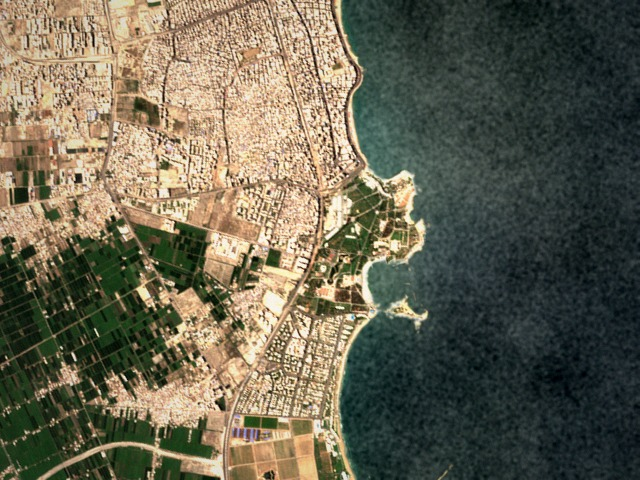
#> input picture corniche/frames/0000.jpg, 640 x 480 px
$ python -i features.py   (imports and definitions only)   (older library calls are emulated)
#> lines starting #> are read from the running program, lines starting #| are printed output that depends on the picture
#> further down, picture is the input picture: shape (480, 640, 3); mean B, G, R 81.3, 99.7, 103.3
"""Part 1: Harris corners (Q1.1), patch descriptors and matching (Q1.2).

You fill in the blocks marked TODO. Everything else already runs.
Check your work with:  python check.py 1.1   and   python check.py 1.2
"""
import numpy as np, cv2


# ===================================================================== Q1.1 Harris corners
def harris_response(img, sd=1.0, si=2.0, k=0.05):
    """Harris corner response of every pixel.

    Args:
        img: (H, W) image.
        sd: sigma of the derivative-of-Gaussian filters.
        si: sigma of the Gaussian window that sums Ix^2, Iy^2 and IxIy.
        k: the Harris constant, between 0.04 and 0.06.

    Returns:
        (H, W) float32 array R = det(M) - k * trace(M)^2.
    """
#> called with sd = 1, si = 2, k = 0.05
    img = img.astype(np.float32)
    # ---------------------------------------------------------------- TODO 1.1a ----
    # 1. Ix, Iy: blur with a Gaussian of sigma sd, then differentiate (cv2.GaussianBlur, cv2.Sobel).
    # 2. The entries of M: Ix*Ix, Iy*Iy and Ix*Iy, each blurred with a Gaussian of sigma si.
    # 3. R = det(M) - k * trace(M)^2, for every pixel at once.
    b = cv2.GaussianBlur(img, (0, 0), sd)                    # blur first, then differentiate
    Ix = cv2.Sobel(b, cv2.CV_32F, 1, 0, ksize=3)             # d/dx
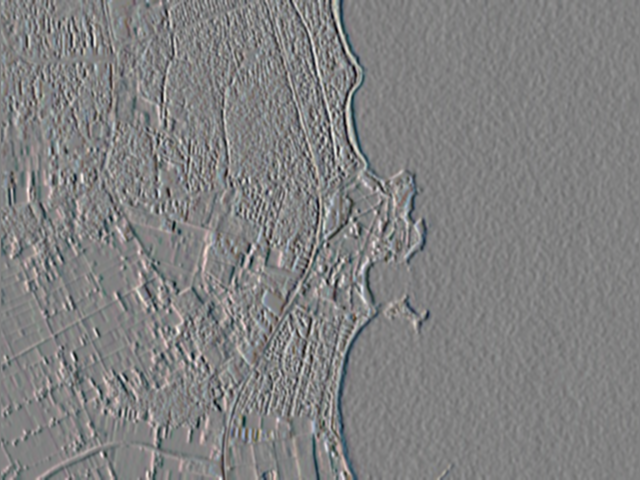
#> Ix: shape (480, 640, 3) float32; mean B, G, R -0.5, -0.8, -1.1; drawn with min black and max white
    Iy = cv2.Sobel(b, cv2.CV_32F, 0, 1, ksize=3)             # d/dy
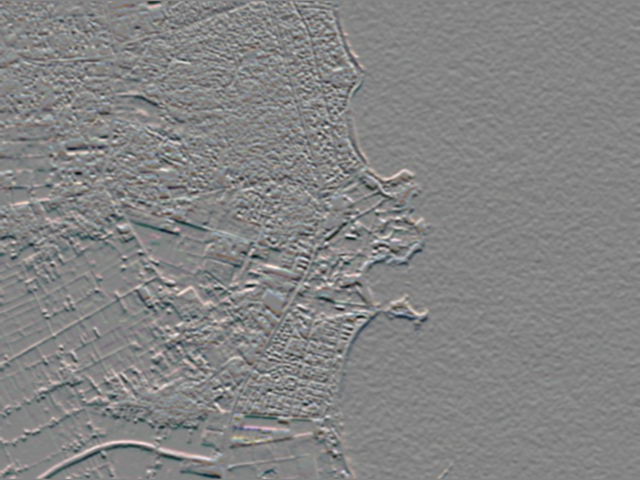
#> Iy: shape (480, 640, 3) float32; mean B, G, R -0.5, -0.5, -0.7; drawn with min black and max white
    Sxx = cv2.GaussianBlur(Ix * Ix, (0, 0), si)              # the entries of M, summed over a Gaussian window
    Syy = cv2.GaussianBlur(Iy * Iy, (0, 0), si)
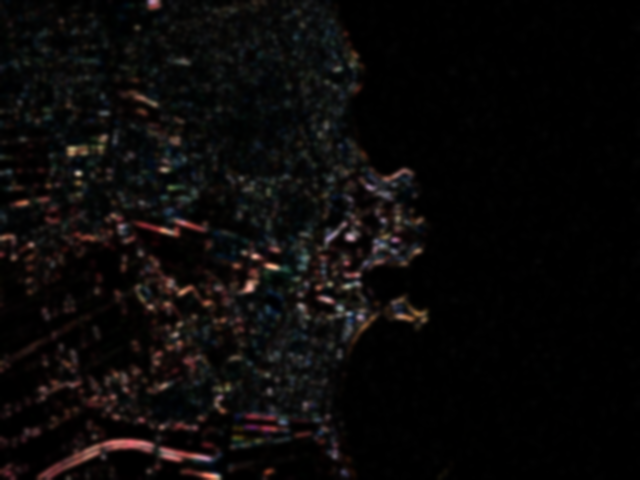
#> Syy: shape (480, 640, 3) float32; mean B, G, R 3818.1, 4015.6, 4814.5; drawn with min black and max white
    Sxy = cv2.GaussianBlur(Ix * Iy, (0, 0), si)
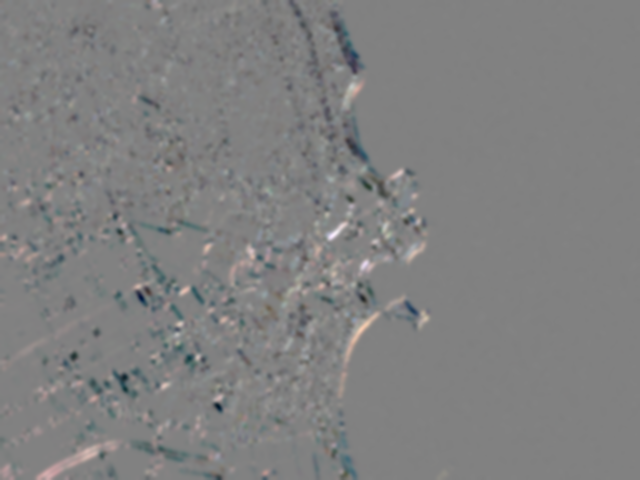
#> Sxy: shape (480, 640, 3) float32; mean B, G, R -249.5, -297.2, -359.3; drawn with min black and max white
    det = Sxx * Syy - Sxy * Sxy
    trace = Sxx + Syy
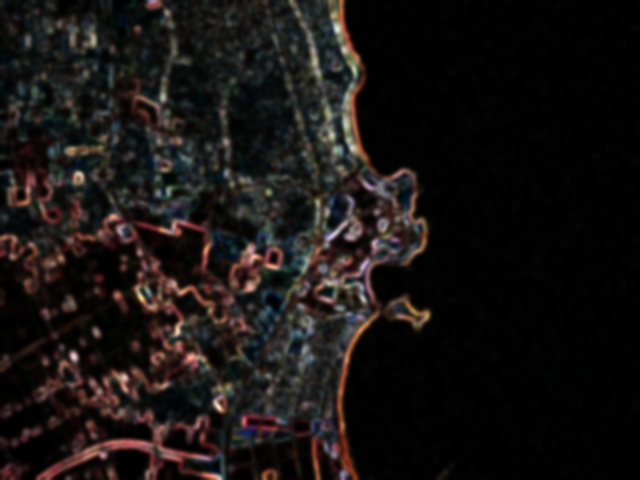
#> trace: shape (480, 640, 3) float32; mean B, G, R 8973.5, 9605.8, 11367.4; drawn with min black and max white
    return (det - k * trace * trace).astype(np.float32)
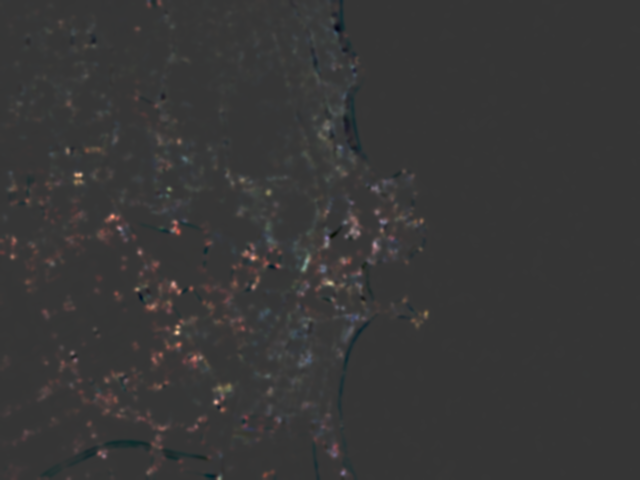
#> returned value: shape (480, 640, 3) float32; mean of channels 0, 1, 2 19664274, 20830888, 26370658; drawn with min black and max white

    # ---------------------------------------------------------------- end TODO -----


def detect(img, total=1000, grid=(6, 8), rel_thresh=1e-3):
    """Harris corners spread over the whole frame.

    Args:
        img: (H, W) image.
        total: about how many corners to keep.
        grid: (rows, columns) of the grid the corners are spread over.
        rel_thresh: keep only maxima with R above rel_thresh * max(R).

    Returns:
        (N, 2) corner positions (x, y).
    """
    R = harris_response(img)
    # ---------------------------------------------------------------- TODO 1.1b ----
    # Find the candidate corners: pixels whose R is the largest in their 3 x 3 neighborhood (cv2.dilate helps)
    # and above rel_thresh * R.max(). Set xs, ys (their columns and rows) and scores (their R).
    local_max = cv2.dilate(R, np.ones((3, 3), np.uint8))     # max of each 3x3 neighborhood
    mask = (R >= local_max) & (R > rel_thresh * R.max())
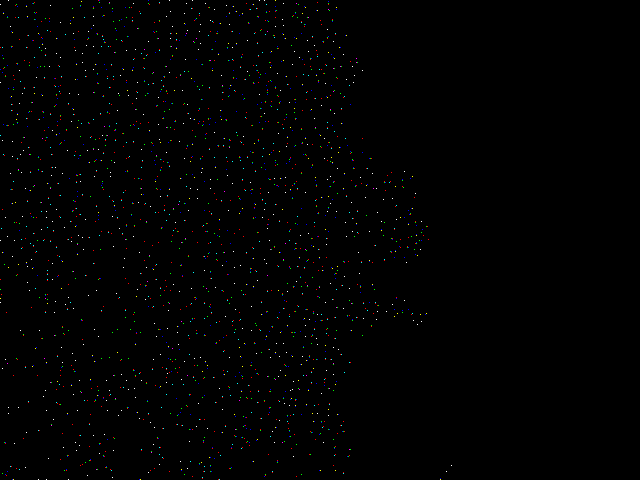
#> mask: shape (480, 640, 3) bool; mean B, G, R 0.00449, 0.00466, 0.00458
#> (the run stopped early here; a loop or call above may not have finished)

$ run again, on corniche/frames/0002.jpg
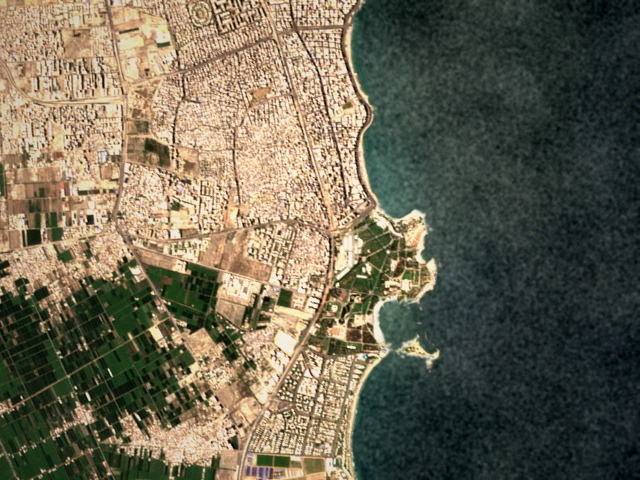
#> input picture corniche/frames/0002.jpg, 640 x 480 px
#> picture is the input picture: shape (480, 640, 3); mean B, G, R 82.6, 101.6, 107.3
#> in harris_response, `return (det - k * trace * trace).astype(np.float32)`:
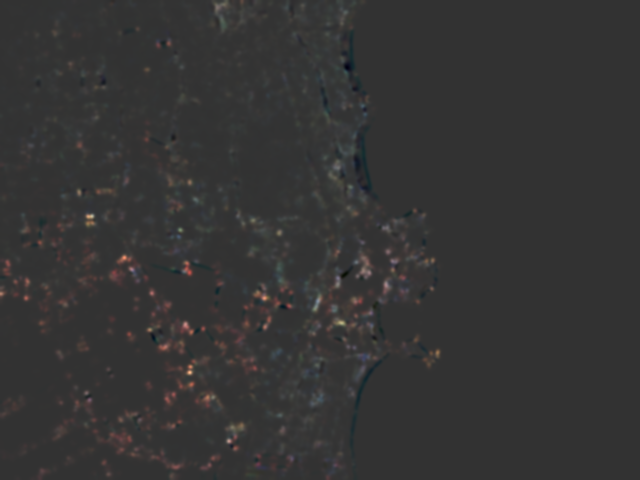
#> returned value: shape (480, 640, 3) float32; mean of channels 0, 1, 2 19880490, 21495352, 27265352; drawn with min black and max white
#> in detect, `mask = (R >= local_max) & (R > rel_thresh * R.max())`:
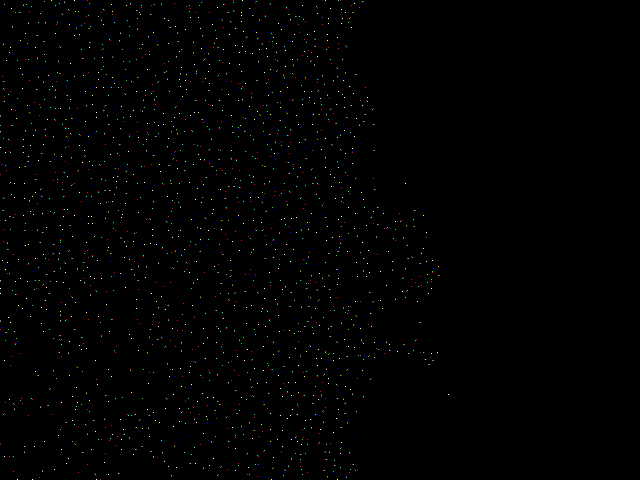
#> mask: shape (480, 640, 3) bool; mean B, G, R 0.00482, 0.00493, 0.00484

$ run again, on corniche/frames/0003.jpg
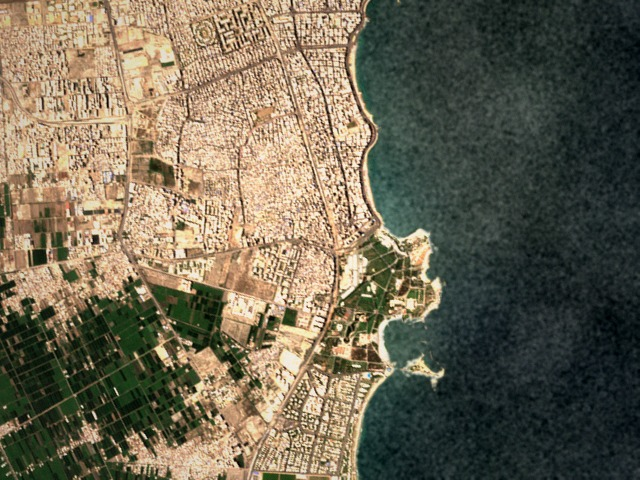
#> input picture corniche/frames/0003.jpg, 640 x 480 px
#> picture is the input picture: shape (480, 640, 3); mean B, G, R 83.3, 102.7, 109.8
#> in harris_response, `return (det - k * trace * trace).astype(np.float32)`:
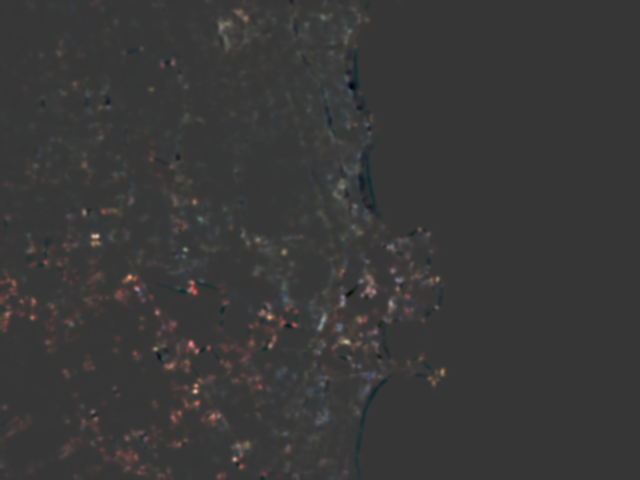
#> returned value: shape (480, 640, 3) float32; mean of channels 0, 1, 2 19668776, 21450786, 27301840; drawn with min black and max white
#> in detect, `mask = (R >= local_max) & (R > rel_thresh * R.max())`:
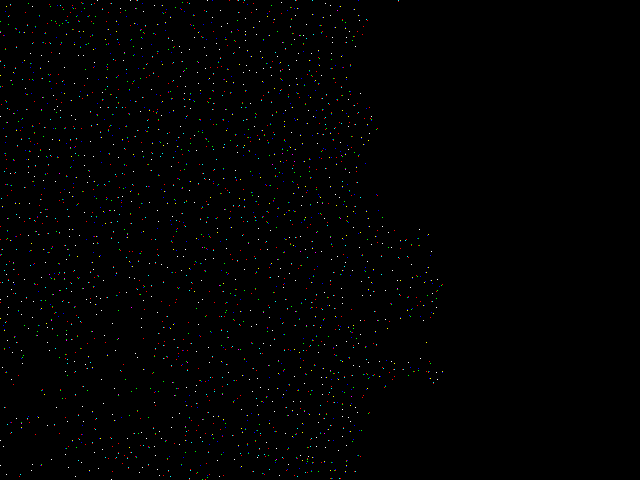
#> mask: shape (480, 640, 3) bool; mean B, G, R 0.00494, 0.00502, 0.00498
